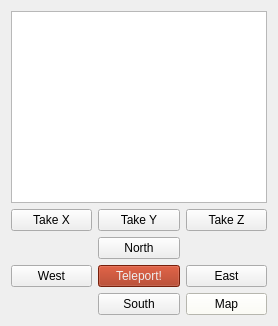
     <widget class="QWidget" name="widget" native="true">
      <layout class="QGridLayout" name="gridLayout">
       <item row="8" column="2">
        <widget class="QPushButton" name="map">
         <property name="palette">
          <palette>
           <active>
            <colorrole role="WindowText">
             <brush brushstyle="SolidPattern">
              <color alpha="255">
               <red>0</red>
               <green>0</green>
               <blue>0</blue>
              </color>
             </brush>
            </colorrole>
            <colorrole role="Button">
             <brush brushstyle="SolidPattern">
              <color alpha="255">
               <red>255</red>
               <green>255</green>
               <blue>244</blue>
              </color>
             </brush>
            </colorrole>
            <colorrole role="Light">
             <brush brushstyle="SolidPattern">
              <color alpha="255">
               <red>255</red>
               <green>255</green>
               <blue>255</blue>
              </color>
             </brush>
            </colorrole>
            <colorrole role="Midlight">
             <brush brushstyle="SolidPattern">
              <color alpha="255">
               <red>255</red>
               <green>255</green>
               <blue>249</blue>
              </color>
             </brush>
            </colorrole>
            <colorrole role="Dark">
             <brush brushstyle="SolidPattern">
              <color alpha="255">
               <red>127</red>
               <green>127</green>
               <blue>122</blue>
              </color>
             </brush>
            </colorrole>
            <colorrole role="Mid">
             <brush brushstyle="SolidPattern">
              <color alpha="255">
               <red>170</red>
               <green>170</green>
               <blue>162</blue>
              </color>
             </brush>
            </colorrole>
            <colorrole role="Text">
             <brush brushstyle="SolidPattern">
              <color alpha="255">
               <red>0</red>
               <green>0</green>
               <blue>0</blue>
              </color>
             </brush>
            </colorrole>
            <colorrole role="BrightText">
             <brush brushstyle="SolidPattern">
              <color alpha="255">
               <red>255</red>
               <green>255</green>
               <blue>255</blue>
              </color>
             </brush>
            </colorrole>
            <colorrole role="ButtonText">
             <brush brushstyle="SolidPattern">
              <color alpha="255">
               <red>0</red>
               <green>0</green>
               <blue>0</blue>
              </color>
             </brush>
            </colorrole>
            <colorrole role="Base">
             <brush brushstyle="SolidPattern">
              <color alpha="255">
               <red>255</red>
               <green>255</green>
               <blue>255</blue>
              </color>
             </brush>
            </colorrole>
            <colorrole role="Window">
             <brush brushstyle="SolidPattern">
              <color alpha="255">
               <red>255</red>
               <green>255</green>
               <blue>244</blue>
              </color>
             </brush>
            </colorrole>
            <colorrole role="Shadow">
             <brush brushstyle="SolidPattern">
              <color alpha="255">
               <red>0</red>
               <green>0</green>
               <blue>0</blue>
              </color>
             </brush>
            </colorrole>
            <colorrole role="AlternateBase">
             <brush brushstyle="SolidPattern">
              <color alpha="255">
               <red>255</red>
               <green>255</green>
               <blue>249</blue>
              </color>
             </brush>
            </colorrole>
            <colorrole role="ToolTipBase">
             <brush brushstyle="SolidPattern">
              <color alpha="255">
               <red>255</red>
               <green>255</green>
               <blue>220</blue>
              </color>
             </brush>
            </colorrole>
            <colorrole role="ToolTipText">
             <brush brushstyle="SolidPattern">
              <color alpha="255">
               <red>0</red>
               <green>0</green>
               <blue>0</blue>
              </color>
             </brush>
            </colorrole>
            <colorrole role="PlaceholderText">
             <brush brushstyle="SolidPattern">
              <color alpha="128">
               <red>0</red>
               <green>0</green>
               <blue>0</blue>
              </color>
             </brush>
            </colorrole>
           </active>
           <inactive>
            <colorrole role="WindowText">
             <brush brushstyle="SolidPattern">
              <color alpha="255">
               <red>0</red>
               <green>0</green>
               <blue>0</blue>
              </color>
             </brush>
            </colorrole>
            <colorrole role="Button">
             <brush brushstyle="SolidPattern">
              <color alpha="255">
               <red>255</red>
               <green>255</green>
               <blue>244</blue>
              </color>
             </brush>
            </colorrole>
            <colorrole role="Light">
             <brush brushstyle="SolidPattern">
              <color alpha="255">
               <red>255</red>
               <green>255</green>
               <blue>255</blue>
              </color>
             </brush>
            </colorrole>
            <colorrole role="Midlight">
             <brush brushstyle="SolidPattern">
              <color alpha="255">
               <red>255</red>
               <green>255</green>
               <blue>249</blue>
              </color>
             </brush>
            </colorrole>
            <colorrole role="Dark">
             <brush brushstyle="SolidPattern">
              <color alpha="255">
               <red>127</red>
               <green>127</green>
               <blue>122</blue>
              </color>
             </brush>
            </colorrole>
            <colorrole role="Mid">
             <brush brushstyle="SolidPattern">
              <color alpha="255">
               <red>170</red>
               <green>170</green>
               <blue>162</blue>
              </color>
             </brush>
            </colorrole>
            <colorrole role="Text">
             <brush brushstyle="SolidPattern">
              <color alpha="255">
               <red>0</red>
               <green>0</green>
               <blue>0</blue>
              </color>
             </brush>
            </colorrole>
            <colorrole role="BrightText">
             <brush brushstyle="SolidPattern">
              <color alpha="255">
               <red>255</red>
               <green>255</green>
               <blue>255</blue>
              </color>
             </brush>
            </colorrole>
            <colorrole role="ButtonText">
             <brush brushstyle="SolidPattern">
              <color alpha="255">
               <red>0</red>
               <green>0</green>
               <blue>0</blue>
              </color>
             </brush>
            </colorrole>
            <colorrole role="Base">
             <brush brushstyle="SolidPattern">
              <color alpha="255">
               <red>255</red>
               <green>255</green>
               <blue>255</blue>
              </color>
             </brush>
            </colorrole>
            <colorrole role="Window">
             <brush brushstyle="SolidPattern">
              <color alpha="255">
               <red>255</red>
               <green>255</green>
               <blue>244</blue>
              </color>
             </brush>
            </colorrole>
            <colorrole role="Shadow">
             <brush brushstyle="SolidPattern">
              <color alpha="255">
               <red>0</red>
               <green>0</green>
               <blue>0</blue>
              </color>
             </brush>
            </colorrole>
            <colorrole role="AlternateBase">
             <brush brushstyle="SolidPattern">
              <color alpha="255">
               <red>255</red>
               <green>255</green>
               <blue>249</blue>
              </color>
             </brush>
            </colorrole>
            <colorrole role="ToolTipBase">
             <brush brushstyle="SolidPattern">
              <color alpha="255">
               <red>255</red>
               <green>255</green>
               <blue>220</blue>
              </color>
             </brush>
            </colorrole>
            <colorrole role="ToolTipText">
             <brush brushstyle="SolidPattern">
              <color alpha="255">
               <red>0</red>
               <green>0</green>
               <blue>0</blue>
              </color>
             </brush>
            </colorrole>
            <colorrole role="PlaceholderText">
             <brush brushstyle="SolidPattern">
              <color alpha="128">
               <red>0</red>
               <green>0</green>
               <blue>0</blue>
              </color>
             </brush>
            </colorrole>
           </inactive>
           <disabled>
            <colorrole role="WindowText">
             <brush brushstyle="SolidPattern">
              <color alpha="255">
               <red>127</red>
               <green>127</green>
               <blue>122</blue>
              </color>
             </brush>
            </colorrole>
            <colorrole role="Button">
             <brush brushstyle="SolidPattern">
              <color alpha="255">
               <red>255</red>
               <green>255</green>
               <blue>244</blue>
              </color>
             </brush>
            </colorrole>
            <colorrole role="Light">
             <brush brushstyle="SolidPattern">
              <color alpha="255">
               <red>255</red>
               <green>255</green>
               <blue>255</blue>
              </color>
             </brush>
            </colorrole>
            <colorrole role="Midlight">
             <brush brushstyle="SolidPattern">
              <color alpha="255">
               <red>255</red>
               <green>255</green>
               <blue>249</blue>
              </color>
             </brush>
            </colorrole>
            <colorrole role="Dark">
             <brush brushstyle="SolidPattern">
              <color alpha="255">
               <red>127</red>
               <green>127</green>
               <blue>122</blue>
              </color>
             </brush>
            </colorrole>
            <colorrole role="Mid">
             <brush brushstyle="SolidPattern">
              <color alpha="255">
               <red>170</red>
               <green>170</green>
               <blue>162</blue>
              </color>
             </brush>
            </colorrole>
            <colorrole role="Text">
             <brush brushstyle="SolidPattern">
              <color alpha="255">
               <red>127</red>
               <green>127</green>
               <blue>122</blue>
              </color>
             </brush>
            </colorrole>
            <colorrole role="BrightText">
             <brush brushstyle="SolidPattern">
              <color alpha="255">
               <red>255</red>
               <green>255</green>
               <blue>255</blue>
              </color>
             </brush>
            </colorrole>
            <colorrole role="ButtonText">
             <brush brushstyle="SolidPattern">
              <color alpha="255">
               <red>127</red>
               <green>127</green>
               <blue>122</blue>
              </color>
             </brush>
            </colorrole>
            <colorrole role="Base">
             <brush brushstyle="SolidPattern">
              <color alpha="255">
               <red>255</red>
               <green>255</green>
               <blue>244</blue>
              </color>
             </brush>
            </colorrole>
            <colorrole role="Window">
             <brush brushstyle="SolidPattern">
              <color alpha="255">
               <red>255</red>
               <green>255</green>
               <blue>244</blue>
              </color>
             </brush>
            </colorrole>
            <colorrole role="Shadow">
             <brush brushstyle="SolidPattern">
              <color alpha="255">
               <red>0</red>
               <green>0</green>
               <blue>0</blue>
              </color>
             </brush>
            </colorrole>
            <colorrole role="AlternateBase">
             <brush brushstyle="SolidPattern">
              <color alpha="255">
               <red>255</red>
               <green>255</green>
               <blue>244</blue>
              </color>
             </brush>
            </colorrole>
            <colorrole role="ToolTipBase">
             <brush brushstyle="SolidPattern">
              <color alpha="255">
               <red>255</red>
               <green>255</green>
               <blue>220</blue>
              </color>
             </brush>
            </colorrole>
            <colorrole role="ToolTipText">
             <brush brushstyle="SolidPattern">
              <color alpha="255">
               <red>0</red>
               <green>0</green>
               <blue>0</blue>
              </color>
             </brush>
            </colorrole>
            <colorrole role="PlaceholderText">
             <brush brushstyle="SolidPattern">
              <color alpha="128">
               <red>0</red>
               <green>0</green>
               <blue>0</blue>
              </color>
             </brush>
            </colorrole>
           </disabled>
          </palette>
         </property>
         <property name="cursor">
          <cursorShape>PointingHandCursor</cursorShape>
         </property>
         <property name="styleSheet">
          <string notr="true"/>
         </property>
         <property name="text">
          <string>Map</string>
         </property>
        </widget>
       </item>
       <item row="7" column="1">
        <widget class="QPushButton" name="teleport">
         <property name="palette">
          <palette>
           <active>
            <colorrole role="WindowText">
             <brush brushstyle="SolidPattern">
              <color alpha="255">
               <red>194</red>
               <green>194</green>
               <blue>194</blue>
              </color>
             </brush>
            </colorrole>
            <colorrole role="Button">
             <brush brushstyle="SolidPattern">
              <color alpha="255">
               <red>165</red>
               <green>43</green>
               <blue>15</blue>
              </color>
             </brush>
            </colorrole>
            <colorrole role="Light">
             <brush brushstyle="SolidPattern">
              <color alpha="255">
               <red>247</red>
               <green>64</green>
               <blue>23</blue>
              </color>
             </brush>
            </colorrole>
            <colorrole role="Midlight">
             <brush brushstyle="SolidPattern">
              <color alpha="255">
               <red>206</red>
               <green>53</green>
               <blue>19</blue>
              </color>
             </brush>
            </colorrole>
            <colorrole role="Dark">
             <brush brushstyle="SolidPattern">
              <color alpha="255">
               <red>82</red>
               <green>21</green>
               <blue>7</blue>
              </color>
             </brush>
            </colorrole>
            <colorrole role="Mid">
             <brush brushstyle="SolidPattern">
              <color alpha="255">
               <red>110</red>
               <green>28</green>
               <blue>10</blue>
              </color>
             </brush>
            </colorrole>
            <colorrole role="Text">
             <brush brushstyle="SolidPattern">
              <color alpha="255">
               <red>0</red>
               <green>0</green>
               <blue>0</blue>
              </color>
             </brush>
            </colorrole>
            <colorrole role="BrightText">
             <brush brushstyle="SolidPattern">
              <color alpha="255">
               <red>255</red>
               <green>255</green>
               <blue>255</blue>
              </color>
             </brush>
            </colorrole>
            <colorrole role="ButtonText">
             <brush brushstyle="SolidPattern">
              <color alpha="255">
               <red>238</red>
               <green>238</green>
               <blue>238</blue>
              </color>
             </brush>
            </colorrole>
            <colorrole role="Base">
             <brush brushstyle="SolidPattern">
              <color alpha="255">
               <red>255</red>
               <green>255</green>
               <blue>255</blue>
              </color>
             </brush>
            </colorrole>
            <colorrole role="Window">
             <brush brushstyle="SolidPattern">
              <color alpha="255">
               <red>165</red>
               <green>43</green>
               <blue>15</blue>
              </color>
             </brush>
            </colorrole>
            <colorrole role="Shadow">
             <brush brushstyle="SolidPattern">
              <color alpha="255">
               <red>0</red>
               <green>0</green>
               <blue>0</blue>
              </color>
             </brush>
            </colorrole>
            <colorrole role="AlternateBase">
             <brush brushstyle="SolidPattern">
              <color alpha="255">
               <red>210</red>
               <green>149</green>
               <blue>135</blue>
              </color>
             </brush>
            </colorrole>
            <colorrole role="ToolTipBase">
             <brush brushstyle="SolidPattern">
              <color alpha="255">
               <red>255</red>
               <green>255</green>
               <blue>220</blue>
              </color>
             </brush>
            </colorrole>
            <colorrole role="ToolTipText">
             <brush brushstyle="SolidPattern">
              <color alpha="255">
               <red>0</red>
               <green>0</green>
               <blue>0</blue>
              </color>
             </brush>
            </colorrole>
            <colorrole role="PlaceholderText">
             <brush brushstyle="SolidPattern">
              <color alpha="128">
               <red>0</red>
               <green>0</green>
               <blue>0</blue>
              </color>
             </brush>
            </colorrole>
           </active>
           <inactive>
            <colorrole role="WindowText">
             <brush brushstyle="SolidPattern">
              <color alpha="255">
               <red>194</red>
               <green>194</green>
               <blue>194</blue>
              </color>
             </brush>
            </colorrole>
            <colorrole role="Button">
             <brush brushstyle="SolidPattern">
              <color alpha="255">
               <red>165</red>
               <green>43</green>
               <blue>15</blue>
              </color>
             </brush>
            </colorrole>
            <colorrole role="Light">
             <brush brushstyle="SolidPattern">
              <color alpha="255">
               <red>247</red>
               <green>64</green>
               <blue>23</blue>
              </color>
             </brush>
            </colorrole>
            <colorrole role="Midlight">
             <brush brushstyle="SolidPattern">
              <color alpha="255">
               <red>206</red>
               <green>53</green>
               <blue>19</blue>
              </color>
             </brush>
            </colorrole>
            <colorrole role="Dark">
             <brush brushstyle="SolidPattern">
              <color alpha="255">
               <red>82</red>
               <green>21</green>
               <blue>7</blue>
              </color>
             </brush>
            </colorrole>
            <colorrole role="Mid">
             <brush brushstyle="SolidPattern">
              <color alpha="255">
               <red>110</red>
               <green>28</green>
               <blue>10</blue>
              </color>
             </brush>
            </colorrole>
            <colorrole role="Text">
             <brush brushstyle="SolidPattern">
              <color alpha="255">
               <red>0</red>
               <green>0</green>
               <blue>0</blue>
              </color>
             </brush>
            </colorrole>
            <colorrole role="BrightText">
             <brush brushstyle="SolidPattern">
              <color alpha="255">
               <red>255</red>
               <green>255</green>
               <blue>255</blue>
              </color>
             </brush>
            </colorrole>
            <colorrole role="ButtonText">
             <brush brushstyle="SolidPattern">
              <color alpha="255">
               <red>238</red>
               <green>238</green>
               <blue>238</blue>
              </color>
             </brush>
            </colorrole>
            <colorrole role="Base">
             <brush brushstyle="SolidPattern">
              <color alpha="255">
               <red>255</red>
               <green>255</green>
               <blue>255</blue>
              </color>
             </brush>
            </colorrole>
            <colorrole role="Window">
             <brush brushstyle="SolidPattern">
              <color alpha="255">
               <red>165</red>
               <green>43</green>
               <blue>15</blue>
              </color>
             </brush>
            </colorrole>
            <colorrole role="Shadow">
             <brush brushstyle="SolidPattern">
              <color alpha="255">
               <red>0</red>
               <green>0</green>
               <blue>0</blue>
              </color>
             </brush>
            </colorrole>
            <colorrole role="AlternateBase">
             <brush brushstyle="SolidPattern">
              <color alpha="255">
               <red>210</red>
               <green>149</green>
               <blue>135</blue>
              </color>
             </brush>
            </colorrole>
            <colorrole role="ToolTipBase">
             <brush brushstyle="SolidPattern">
              <color alpha="255">
               <red>255</red>
               <green>255</green>
               <blue>220</blue>
              </color>
             </brush>
            </colorrole>
            <colorrole role="ToolTipText">
             <brush brushstyle="SolidPattern">
              <color alpha="255">
               <red>0</red>
               <green>0</green>
               <blue>0</blue>
              </color>
             </brush>
            </colorrole>
            <colorrole role="PlaceholderText">
             <brush brushstyle="SolidPattern">
              <color alpha="128">
               <red>0</red>
               <green>0</green>
               <blue>0</blue>
              </color>
             </brush>
            </colorrole>
           </inactive>
           <disabled>
            <colorrole role="WindowText">
             <brush brushstyle="SolidPattern">
              <color alpha="255">
               <red>82</red>
               <green>21</green>
               <blue>7</blue>
              </color>
             </brush>
            </colorrole>
            <colorrole role="Button">
             <brush brushstyle="SolidPattern">
              <color alpha="255">
               <red>165</red>
               <green>43</green>
               <blue>15</blue>
              </color>
             </brush>
            </colorrole>
            <colorrole role="Light">
             <brush brushstyle="SolidPattern">
              <color alpha="255">
               <red>247</red>
               <green>64</green>
               <blue>23</blue>
              </color>
             </brush>
            </colorrole>
            <colorrole role="Midlight">
             <brush brushstyle="SolidPattern">
              <color alpha="255">
               <red>206</red>
               <green>53</green>
               <blue>19</blue>
              </color>
             </brush>
            </colorrole>
            <colorrole role="Dark">
             <brush brushstyle="SolidPattern">
              <color alpha="255">
               <red>82</red>
               <green>21</green>
               <blue>7</blue>
              </color>
             </brush>
            </colorrole>
            <colorrole role="Mid">
             <brush brushstyle="SolidPattern">
              <color alpha="255">
               <red>110</red>
               <green>28</green>
               <blue>10</blue>
              </color>
             </brush>
            </colorrole>
            <colorrole role="Text">
             <brush brushstyle="SolidPattern">
              <color alpha="255">
               <red>82</red>
               <green>21</green>
               <blue>7</blue>
              </color>
             </brush>
            </colorrole>
            <colorrole role="BrightText">
             <brush brushstyle="SolidPattern">
              <color alpha="255">
               <red>255</red>
               <green>255</green>
               <blue>255</blue>
              </color>
             </brush>
            </colorrole>
            <colorrole role="ButtonText">
             <brush brushstyle="SolidPattern">
              <color alpha="255">
               <red>82</red>
               <green>21</green>
               <blue>7</blue>
              </color>
             </brush>
            </colorrole>
            <colorrole role="Base">
             <brush brushstyle="SolidPattern">
              <color alpha="255">
               <red>165</red>
               <green>43</green>
               <blue>15</blue>
              </color>
             </brush>
            </colorrole>
            <colorrole role="Window">
             <brush brushstyle="SolidPattern">
              <color alpha="255">
               <red>165</red>
               <green>43</green>
               <blue>15</blue>
              </color>
             </brush>
            </colorrole>
            <colorrole role="Shadow">
             <brush brushstyle="SolidPattern">
              <color alpha="255">
               <red>0</red>
               <green>0</green>
               <blue>0</blue>
              </color>
             </brush>
            </colorrole>
            <colorrole role="AlternateBase">
             <brush brushstyle="SolidPattern">
              <color alpha="255">
               <red>165</red>
               <green>43</green>
               <blue>15</blue>
              </color>
             </brush>
            </colorrole>
            <colorrole role="ToolTipBase">
             <brush brushstyle="SolidPattern">
              <color alpha="255">
               <red>255</red>
               <green>255</green>
               <blue>220</blue>
              </color>
             </brush>
            </colorrole>
            <colorrole role="ToolTipText">
             <brush brushstyle="SolidPattern">
              <color alpha="255">
               <red>0</red>
               <green>0</green>
               <blue>0</blue>
              </color>
             </brush>
            </colorrole>
            <colorrole role="PlaceholderText">
             <brush brushstyle="SolidPattern">
              <color alpha="128">
               <red>0</red>
               <green>0</green>
               <blue>0</blue>
              </color>
             </brush>
            </colorrole>
           </disabled>
          </palette>
         </property>
         <property name="cursor">
          <cursorShape>PointingHandCursor</cursorShape>
         </property>
         <property name="text">
          <string>Teleport!</string>
         </property>
        </widget>
       </item>
       <item row="3" column="0">
        <widget class="QPushButton" name="TakeX">
         <property name="enabled">
          <bool>true</bool>
         </property>
         <property name="text">
          <string>Take X</string>
         </property>
        </widget>
       </item>
       <item row="7" column="2">
        <widget class="QPushButton" name="goEast">
         <property name="cursor">
          <cursorShape>PointingHandCursor</cursorShape>
         </property>
         <property name="text">
          <string>East</string>
         </property>
        </widget>
       </item>
       <item row="7" column="0">
        <widget class="QPushButton" name="goWest">
         <property name="cursor">
          <cursorShape>PointingHandCursor</cursorShape>
         </property>
         <property name="text">
          <string>West</string>
         </property>
        </widget>
       </item>
       <item row="3" column="2">
        <widget class="QPushButton" name="TakeZ">
         <property name="enabled">
          <bool>true</bool>
         </property>
         <property name="text">
          <string>Take Z</string>
         </property>
        </widget>
       </item>
       <item row="3" column="1">
        <widget class="QPushButton" name="TakeY">
         <property name="enabled">
          <bool>true</bool>
         </property>
         <property name="text">
          <string>Take Y</string>
         </property>
        </widget>
       </item>
       <item row="8" column="1">
        <widget class="QPushButton" name="goSouth">
         <property name="cursor">
          <cursorShape>PointingHandCursor</cursorShape>
         </property>
         <property name="text">
          <string>South</string>
         </property>
        </widget>
       </item>
       <item row="5" column="1">
        <widget class="QPushButton" name="goNorth">
         <property name="cursor">
          <cursorShape>PointingHandCursor</cursorShape>
         </property>
         <property name="text">
          <string>North</string>
         </property>
        </widget>
       </item>
       <item row="0" column="0" colspan="3">
        <widget class="QTextEdit" name="outputText"/>
       </item>
      </layout>
      <zorder>goEast</zorder>
      <zorder>teleport</zorder>
      <zorder>goSouth</zorder>
      <zorder>goNorth</zorder>
      <zorder>goWest</zorder>
      <zorder>map</zorder>
      <zorder>TakeX</zorder>
      <zorder>TakeY</zorder>
      <zorder>TakeZ</zorder>
      <zorder>outputText</zorder>
     </widget>
